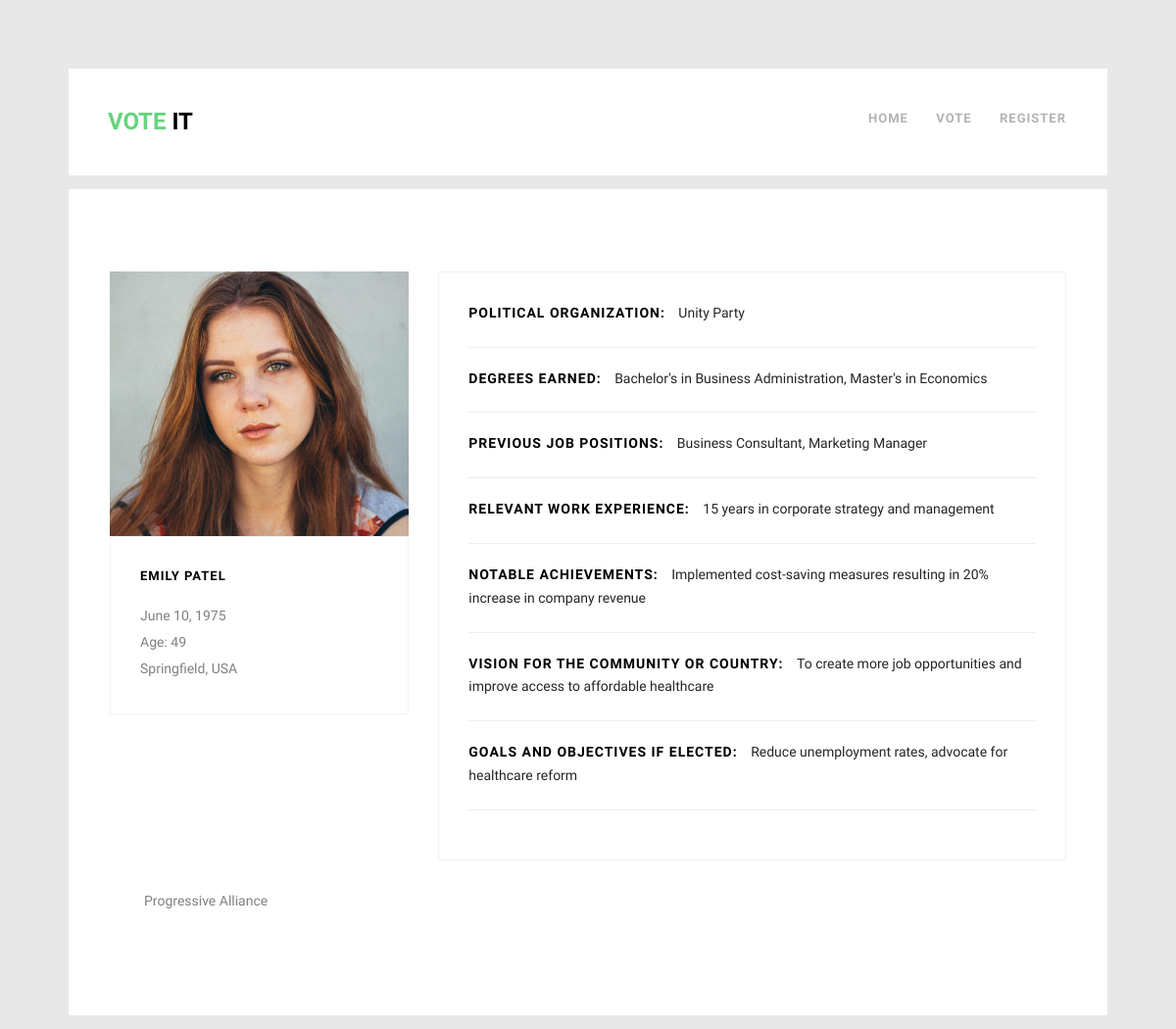
/candidate/2/, run on the app's committed database.
### main/models.py (models this page shows, shortened)
class Candidate(models.Model):
  name = models.CharField(max_length=100)
  dob = models.DateField()
  place = models.CharField(max_length=100)
  political_organization = models.TextField()
  degrees = models.TextField()
  previous_jobs = models.TextField()
  work_experience = models.TextField()
  achivements = models.TextField()
  vison = models.TextField()
  goals = models.TextField()
  description = models.TextField()
  picture = models.ImageField(upload_to ='uploads/profilePics', null=True, blank=True)
  votesCount = models.IntegerField(default=0, blank=True)
  def formatted_dob(self):
    return self.dob.strftime("%B %d, %Y")
  def calculate_age(self):
    today = date.today()
    age = today.year - self.dob.year - ((today.month, today.day) < (self.dob.month, self.dob.day))
    return age

### main/views.py (the view)
# urls.py: path('candidate/<int:id>/', views.candidate, name='candidate'),
def candidate(request, id):
  candidate = Candidate.objects.get(id=id)
  return render(request, 'profile.html',{'active': 'candidates', "candidate": candidate})

### templates/profile.html (shortened to what this page needs)
{% extends 'base.html' %}
{% load static %}
{% block main %}
	<div class="container-wrap">
		<div id="fh5co-blog">
			<div class="row">
				<div class="col-md-4">
					<div class="fh5co-blog animate-box">
						<a href="#" class="blog-bg" style="background-image: url({{ candidate.picture.url }});"></a>
						<div class="blog-text">
							<h3><a href="#">{{candidate.name | title}}</a></h3>
							<p>{{candidate.formatted_dob | title}}</p>
							<p>Age: {{candidate.calculate_age}}</p>
							<p>{{candidate.place}}</p>
						</div>
					</div>
				</div>
				<div class="col-md-8">
					<div class="fh5co-blog animate-box">
						<div class="blog-text">
							<span class="new-line"><h3 style="display: inline;font-size: 1.4rem;">political organization: &nbsp;&nbsp;</h3><p style="display: inline;">{{candidate.political_organization | title}}</p></span><hr>
							<span class="new-line"><h3 style="display: inline;font-size: 1.4rem;">Degrees Earned: &nbsp;&nbsp;</h3><p style="display: inline;">{{candidate.degrees}}</p></span><hr>
							<span class="new-line"><h3 style="display: inline;font-size: 1.4rem;">Previous Job Positions: &nbsp;&nbsp;</h3><p style="display: inline;">{{candidate.previous_jobs}}</p></span><hr>
							<span class="new-line"><h3 style="display: inline;font-size: 1.4rem;">Relevant Work Experience: &nbsp;&nbsp;</h3><p style="display: inline;">{{candidate.work_experience}}</p></span><hr>
							<span class="new-line"><h3 style="display: inline;font-size: 1.4rem;">Notable Achievements: &nbsp;&nbsp;</h3><p style="display: inline;">{{candidate.achivements}}</p></span><hr>
							<span class="new-line"><h3 style="display: inline;font-size: 1.4rem;">Vision for the Community or Country: &nbsp;&nbsp;</h3><p style="display: inline;">{{candidate.vison}}</p></span><hr>
							<span class="new-line"><h3 style="display: inline;font-size: 1.4rem;">Goals and Objectives if Elected: &nbsp;&nbsp;</h3><p style="display: inline;">{{candidate.goals}}</p></span><hr>
						</div>
					</div>
				</div>
			</div>
			<div class="row">
				<div class="col-md-12" style="padding: 0 5rem;">
					<p style="margin-bottom: 2rem;">{{candidate.description | linebreaksbr}}</p>
				</div>
			</div>
		</div>
	</div>
{% endblock main %}

### static/css/style.css (style rules this page uses)
body { font-family: "Oxygen", sans-serif; font-weight: 300; font-size: 14px; line-height: 1.7; color: gray; background: #e8e8e8; }
a { color: #66D37E; -webkit-transition: 0.5s; -o-transition: 0.5s; transition: 0.5s; }
p { margin-bottom: 20px; }
h1, h2, h3, h4, h5, h6, figure { color: #000; font-family: "Source Sans Pro", sans-serif; font-weight: 400; margin: 0 0 20px 0; }
.container-wrap { max-width: 1060px; margin: 0 auto; margin-bottom: 1em; background: #fff; }
#fh5co-about, #fh5co-services, #fh5co-contact, #fh5co-work, #fh5co-blog, #fh5co-counter, #fh5co-footer { padding: 6em 3em; clear: both; }
.fh5co-blog { width: 100%; float: left; margin-bottom: 30px; }
.fh5co-blog .blog-bg { display: block; width: 100%; background-size: cover; background-position: center center; background-repeat: no-repeat; position: relative; height: 270px; }
.fh5co-blog .blog-text { position: relative; width: 100%; padding: 30px; float: left; border: 1px solid rgba(0, 0, 0, 0.05); -webkit-transition: 0.3s; -o-transition: 0.3s; transition: 0.3s; }
.fh5co-blog .blog-text span { display: inline-block; margin-bottom: 20px; font-size: 14px !important; color: rgba(0, 0, 0, 0.3); }
.fh5co-blog .blog-text h3 { font-size: 13px; margin-bottom: 20px; line-height: 1.5; font-weight: 700; letter-spacing: 1px; text-transform: uppercase; font-family: "Source Sans Pro", sans-serif; }
.fh5co-blog .blog-text h3 a { color: black; }
.js .animate-box { opacity: 0; }
.new-line { color: #252525 !important; margin-bottom: 2px !important; }

### templates/profile.html (style rules this page uses)
p { margin-bottom: 3px; }

### data on the page
Candidate: picture (picture), name "EMILY PATEL", formatted_dob "June 10, 1975", calculate_age "49", place "Springfield, USA", political_organization "Unity Party", degrees "Bachelor's in Business Administration, Master's in Economics", previous_jobs "Business Consultant, Marketing Manager", work_experience "15 years in corporate strategy and management", achivements "Implemented cost-saving measures resulting in 20% increase in company revenue", vison "To create more job opportunities and improve access to affordable healthcare", goals "Reduce unemployment rates, advocate for healthcare reform", description "Progressive Alliance"
